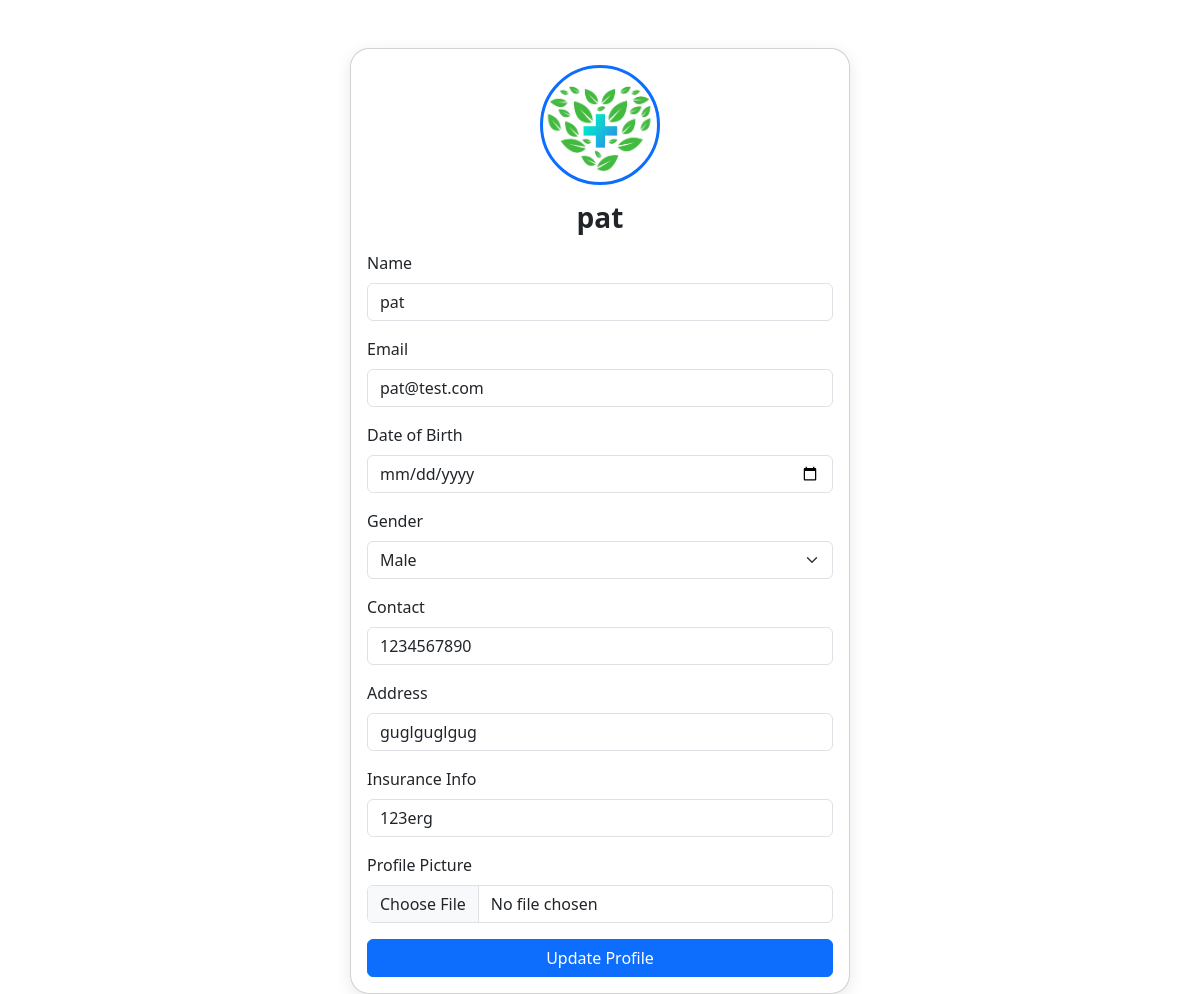
The app's page /patient/profile-settings/ (signed in) with its own data.
### hospital/models.py (models this page shows, shortened)
class Patient(models.Model):
	pname = models.CharField(max_length=100)
	dob = models.DateField(null=True, blank=True)
	gender = models.CharField(max_length=10, null=True, blank=True)
	contact = models.CharField(max_length=20)
	address = models.TextField()
	email = models.EmailField(unique=True)
	password = models.CharField(max_length=128)
	insurance_info = models.TextField(blank=True, null=True)

### hospital/views.py (the view, shortened to what this page needs)
# urls.py: path('patient/profile-settings/', views.patient_profile_settings, name='patient_profile_settings'),
def patient_profile_settings(request):
	patient_name = request.session.get('patient_name', 'Demo Patient')
	from .models import Patient
	try:
		patient = Patient.objects.get(pname=patient_name)
	except Patient.DoesNotExist:
		patient = None
	return render(request, 'patient/profile_settings.html', {'patient': patient})

### hospital/templates/patient/profile_settings.html (shortened to what this page needs)
<!DOCTYPE html>
<html lang="en">
<head>
    <link rel="stylesheet" href="https://cdn.jsdelivr.net/npm/bootstrap@5.3.0/dist/css/bootstrap.min.css">
</head>
<body>
<div class="container">
    <div class="profile-card card mt-5 mx-auto" style="max-width: 500px;">
        <div class="card-body text-center">
            <img src="{{ patient.profile_pic_url|default:'/static/icons/logo.png' }}" class="profile-pic" alt="Profile Picture">
            <h3 class="fw-bold mb-3">{{ patient.pname }}</h3>
            <form method="post" enctype="multipart/form-data">
                <div class="mb-3 text-start">
                    <label for="name" class="form-label">Name</label>
                    <input type="text" class="form-control" id="name" name="name" value="{{ patient.pname }}" required>
                </div>
                <div class="mb-3 text-start">
                    <label for="email" class="form-label">Email</label>
                    <input type="email" class="form-control" id="email" name="email" value="{{ patient.email }}" required>
                </div>
                <div class="mb-3 text-start">
                    <label for="dob" class="form-label">Date of Birth</label>
                    <input type="date" class="form-control" id="dob" name="dob" value="{{ patient.dob }}">
                </div>
                <div class="mb-3 text-start">
                    <label for="gender" class="form-label">Gender</label>
                    <select class="form-select" id="gender" name="gender">
                        <option value="Male" {% if patient.gender == 'Male' %}selected{% endif %}>Male</option>
                    </select>
                </div>
                <div class="mb-3 text-start">
                    <label for="contact" class="form-label">Contact</label>
                    <input type="text" class="form-control" id="contact" name="contact" value="{{ patient.contact }}">
                </div>
                <div class="mb-3 text-start">
                    <label for="address" class="form-label">Address</label>
                    <input type="text" class="form-control" id="address" name="address" value="{{ patient.address }}">
                </div>
                <div class="mb-3 text-start">
                    <label for="insurance_info" class="form-label">Insurance Info</label>
                    <input type="text" class="form-control" id="insurance_info" name="insurance_info" value="{{ patient.insurance_info }}">
                </div>
                <div class="mb-3 text-start">
                    <label for="profile_pic" class="form-label">Profile Picture</label>
                    <input type="file" class="form-control" id="profile_pic" name="profile_pic">
                </div>
                <button type="submit" class="btn btn-primary w-100">Update Profile</button>
            </form>
        </div>
    </div>
</div>
</body>
</html>

### hospital/templates/patient/profile_settings.html (style rules this page uses)
.profile-pic { width: 120px; height: 120px; object-fit: cover; border-radius: 50%; border: 3px solid #0d6efd; margin-bottom: 1rem; }
.profile-card { box-shadow: 0 4px 16px rgba(0,0,0,0.09); border-radius: 1.2rem; }

### records on screen
Patient: pname "pat", name "pat", email "pat@test.com", gender "Male", contact "1234567890", address "guglguglgug", insurance_info "123erg"
